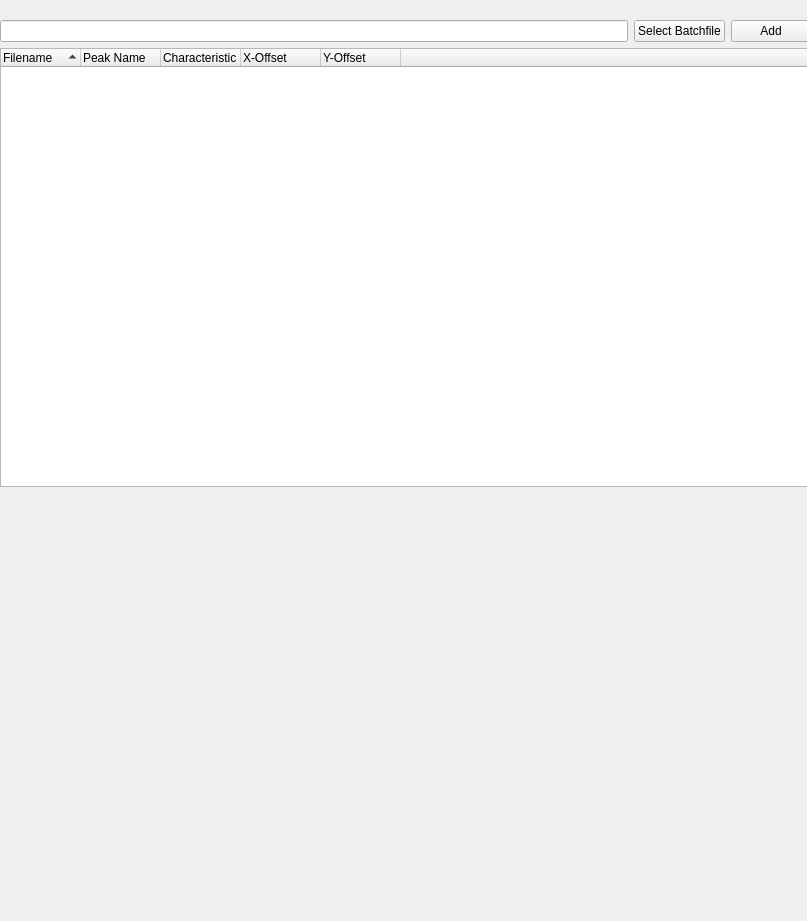
<?xml version="1.0" encoding="UTF-8"?>
<ui version="4.0">
 <class>Form</class>
 <widget class="QWidget" name="Form">
  <property name="geometry">
   <rect>
    <x>0</x>
    <y>0</y>
    <width>807</width>
    <height>921</height>
   </rect>
  </property>
  <property name="windowTitle">
   <string>Form</string>
  </property>
  <widget class="QWidget" name="widget" native="true">
   <property name="geometry">
    <rect>
     <x>0</x>
     <y>20</y>
     <width>811</width>
     <height>911</height>
    </rect>
   </property>
   <layout class="QGridLayout" name="gridLayout">
    <item row="0" column="1">
     <widget class="QLineEdit" name="foutBatchfile"/>
    </item>
    <item row="0" column="3">
     <widget class="QPushButton" name="btnAddBatchfile">
      <property name="text">
       <string>Add</string>
      </property>
     </widget>
    </item>
    <item row="2" column="1" colspan="3">
     <widget class="MatplotlibWidget" name="mplBatch" native="true">
      <property name="sizePolicy">
       <sizepolicy hsizetype="Maximum" vsizetype="Expanding">
        <horstretch>0</horstretch>
        <verstretch>0</verstretch>
       </sizepolicy>
      </property>
      <property name="minimumSize">
       <size>
        <width>400</width>
        <height>200</height>
       </size>
      </property>
      <property name="maximumSize">
       <size>
        <width>900</width>
        <height>600</height>
       </size>
      </property>
     </widget>
    </item>
    <item row="1" column="1" colspan="3">
     <widget class="TreeWidget" name="batchlist">
      <property name="sizePolicy">
       <sizepolicy hsizetype="Expanding" vsizetype="Expanding">
        <horstretch>0</horstretch>
        <verstretch>0</verstretch>
       </sizepolicy>
      </property>
      <property name="editTriggers">
       <set>QAbstractItemView::NoEditTriggers</set>
      </property>
      <property name="alternatingRowColors">
       <bool>true</bool>
      </property>
      <property name="indentation">
       <number>10</number>
      </property>
      <property name="sortingEnabled">
       <bool>true</bool>
      </property>
      <attribute name="headerDefaultSectionSize">
       <number>80</number>
      </attribute>
      <column>
       <property name="text">
        <string>Filename</string>
       </property>
      </column>
      <column>
       <property name="text">
        <string>Peak Name</string>
       </property>
      </column>
      <column>
       <property name="text">
        <string>Characteristic</string>
       </property>
      </column>
      <column>
       <property name="text">
        <string>X-Offset</string>
       </property>
      </column>
      <column>
       <property name="text">
        <string>Y-Offset</string>
       </property>
      </column>
      <column>
       <property name="text">
        <string>  </string>
       </property>
      </column>
     </widget>
    </item>
    <item row="0" column="2">
     <widget class="QPushButton" name="btnSelectBatchfile">
      <property name="text">
       <string>Select Batchfile</string>
      </property>
     </widget>
    </item>
   </layout>
  </widget>
 </widget>
 <customwidgets>
  <customwidget>
   <class>MatplotlibWidget</class>
   <extends>QWidget</extends>
   <header location="global">ui.matplotlibwidget</header>
  </customwidget>
  <customwidget>
   <class>TreeWidget</class>
   <extends>QTreeWidget</extends>
   <header location="global">ui.treewidget</header>
  </customwidget>
 </customwidgets>
 <resources/>
 <connections/>
</ui>
